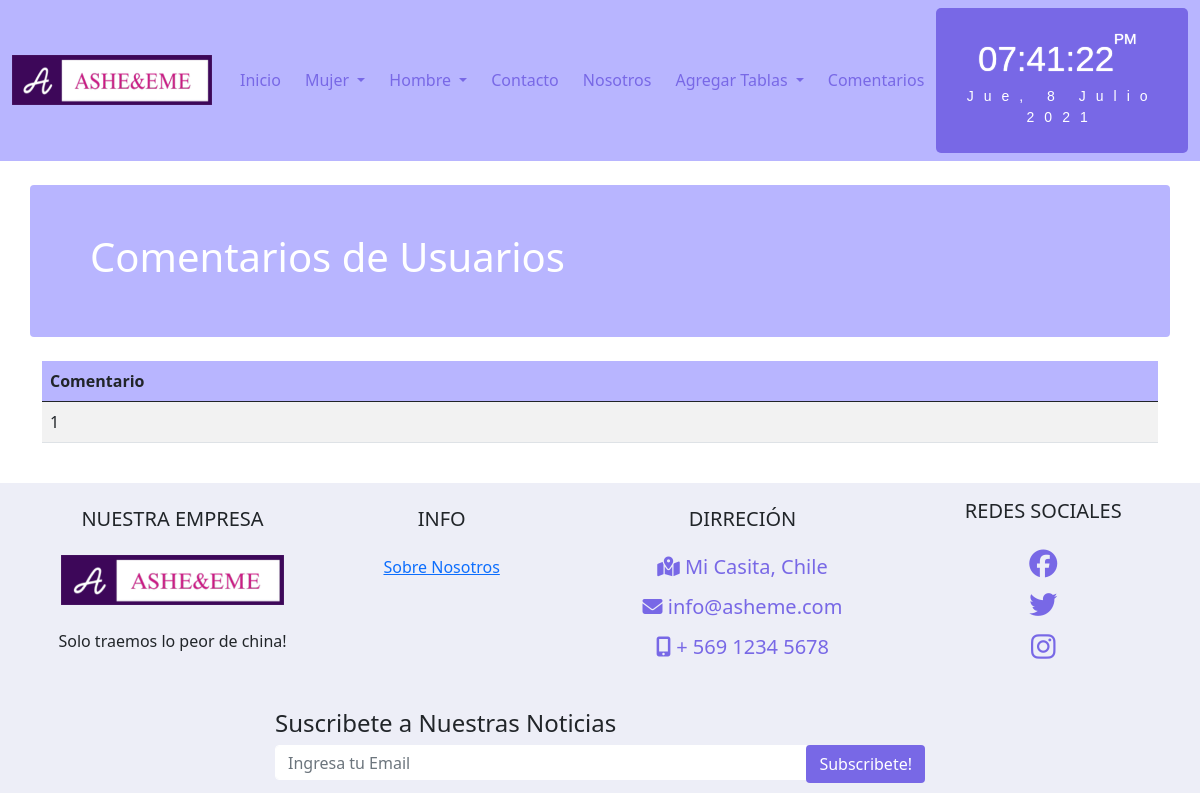
The app's page /comentarios/, older data.
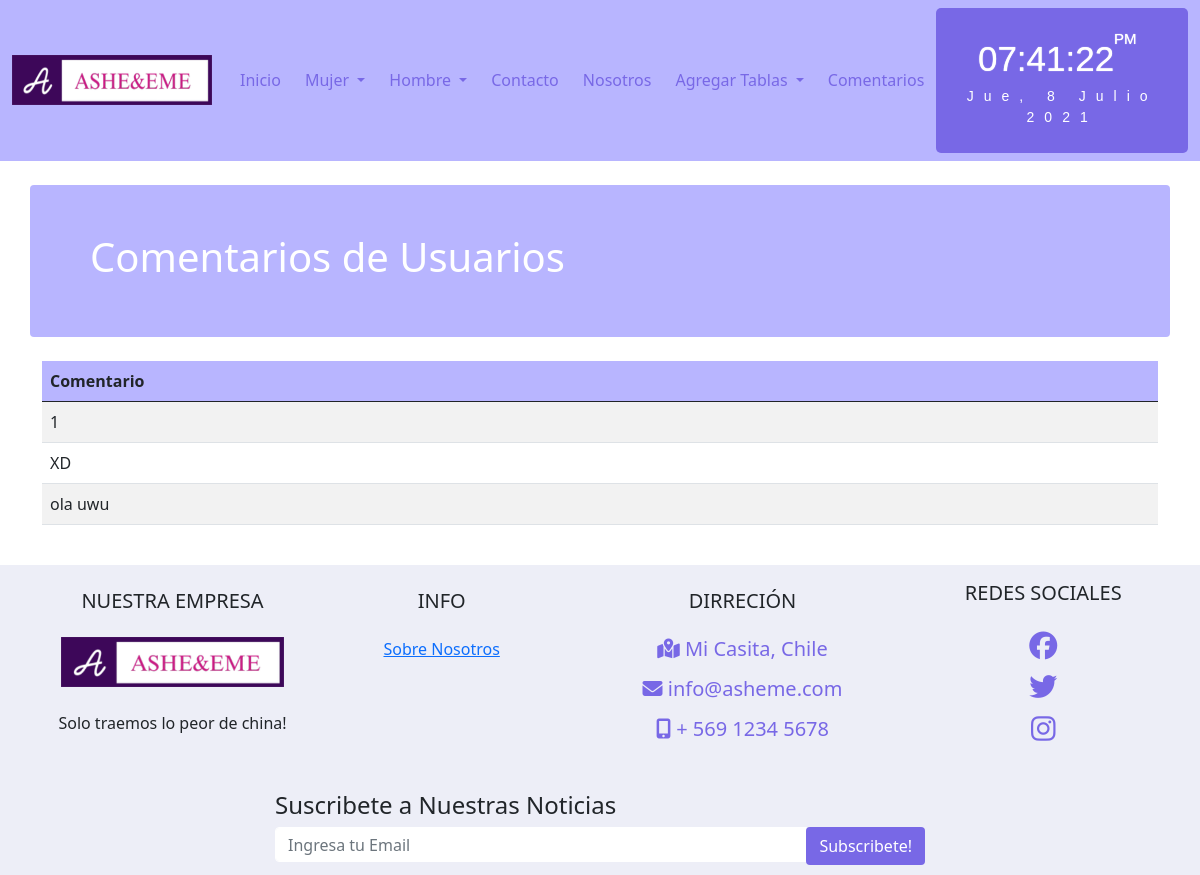
The same page, newer data.
### asheeme/models.py (models this page shows, shortened)
class Comentario(models.Model):
    idComentario = models.CharField(primary_key=True, max_length=10,verbose_name='Codigo')
    comentario = models.CharField(max_length=100, verbose_name='Comentario')
    class Meta:
        verbose_name = 'comentario'
        verbose_name_plural = 'comentarios'
        ordering = ["comentario"]

### asheeme/views.py (the view)
# urls.py: path('comentarios/', comentarios , name='comentarios'),
def comentarios(request):
    comentarios = Comentario.objects.all()
    return render(request, "asheeme/comentarios.html", {'comentarios':comentarios})

### asheeme/templates/asheeme/comentarios.html (shortened to what this page needs)
{% extends 'asheeme/base.html' %}
{% load static %}
{% block content %}
    <div class="container justify-content-center">
        <div class="row  text-white rounded p-5 mt-4 mb-4" style="background-color: #b8b5ff;">
            <h1>Comentarios de Usuarios</h1>
        </div>
        <div class="row">
            <div class="table-responsive">
                <table id="tabla_productos" class="table table-striped table-hover" >
                    <thead >
                        <tr class="table" style="background-color: #b8b5ff;">
                            <th>Comentario</th>
                        </tr>
                    </thead>
                    <tbody>
                        {% for x in comentarios %}
                            <tr>
                                <td>{{x.comentario}}</td>
                            </tr>
                        {% endfor %}
                    </tbody>
                </table>
            </div>
        </div>
    </div>
{% endblock %}

Row changes from the older to the newer data that the page shows:
added Comentario: comentario "XD"
added Comentario: comentario "ola uwu"
